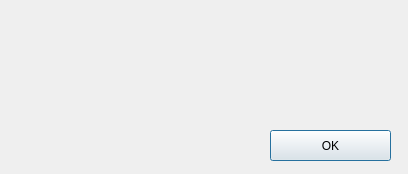
<?xml version="1.0" encoding="UTF-8"?>
<ui version="4.0">
 <class>Dialog</class>
 <widget class="QDialog" name="Dialog">
  <property name="geometry">
   <rect>
    <x>0</x>
    <y>0</y>
    <width>408</width>
    <height>174</height>
   </rect>
  </property>
  <property name="windowTitle">
   <string>Dialog</string>
  </property>
  <widget class="QLabel" name="labelError">
   <property name="geometry">
    <rect>
     <x>26</x>
     <y>22</y>
     <width>361</width>
     <height>101</height>
    </rect>
   </property>
   <property name="text">
    <string/>
   </property>
  </widget>
  <widget class="QPushButton" name="pushButtonOK">
   <property name="geometry">
    <rect>
     <x>270</x>
     <y>130</y>
     <width>121</width>
     <height>31</height>
    </rect>
   </property>
   <property name="text">
    <string>OK</string>
   </property>
  </widget>
 </widget>
 <resources/>
 <connections/>
</ui>
